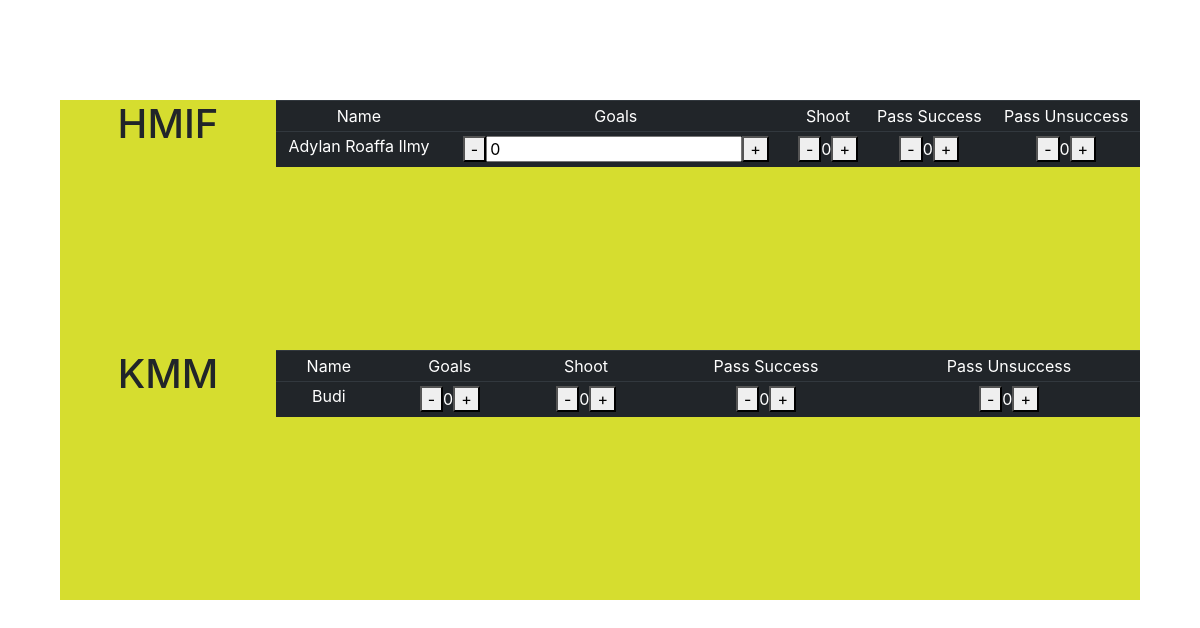
The app's page /match/1/ingame, older data.
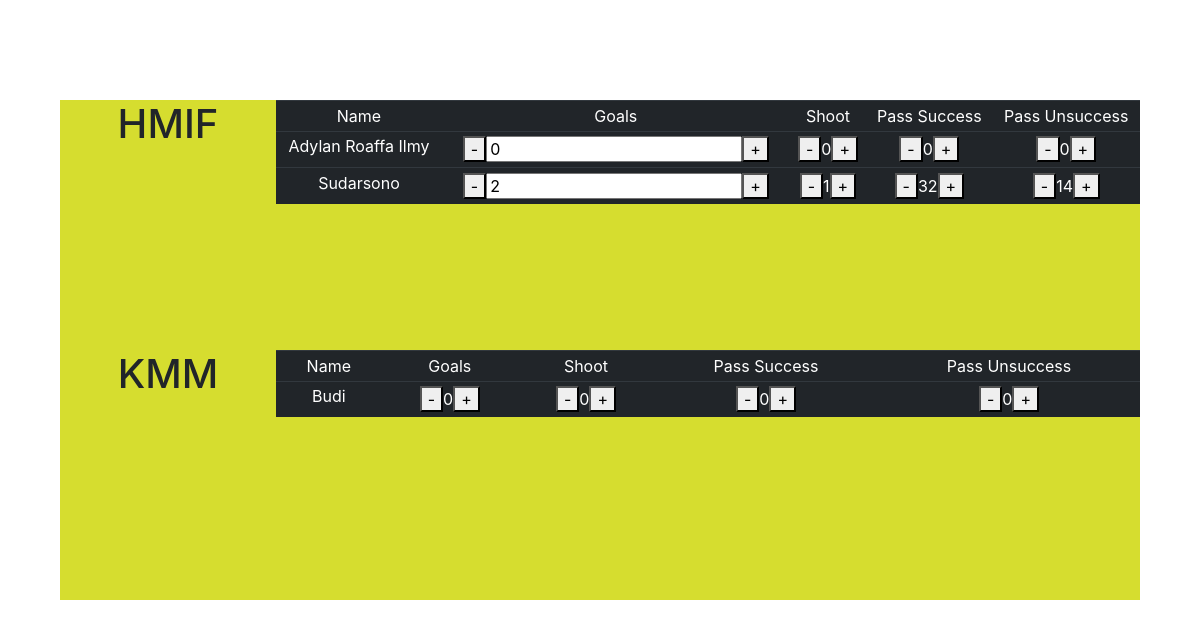
The same page, newer data.
### stats/models.py (models this page shows, shortened)
class Player(models.Model):
    class Meta:
        ordering = ['NIM',]
    NIM = models.IntegerField(primary_key=True)
    name = models.TextField()
    team = models.ForeignKey(Team, related_name="team", on_delete=models.CASCADE, null=True)
    goals = models.IntegerField(default=0)
    shoot = models.IntegerField(default=0)
    pass_succees = models.IntegerField(default=0)
    pass_unsuccess = models.IntegerField(default=0)

### stats/views.py (the view)
# urls.py: path('match/<int:pk>/ingame',views.MatchInGameView.as_view(), name ='match_in_game')
class MatchInGameView(DetailView):
    model = Match
    context_object_name = 'match'
    template_name = 'match_in_game.html'
    def get_context_data(self, **kwargs):
        context = super().get_context_data(**kwargs)
        context['home_team'] = Team.objects.get(id = self.object.home_team.id)
        context['home_team_players'] = Player.objects.filter(team=context['home_team'])
        context['away_team'] = Team.objects.get(id = self.object.away_team.id)
        context['away_team_players'] = Player.objects.filter(team=context['away_team'])
        return context

### templates/match_in_game.html
{% extends 'base.html' %}
{% block content %}
<div class="match_in_game">
      <div class="home_team">
        <div class="team_detail">
          <h1 class="text-center">{{ home_team.name }}</h1>
        </div>
        <div class="team_players">
          <table class="table table-dark text-center table-sm">
            <thead>
              <tr>
                <td>Name</td>
                <td>Goals</td>
                <td>Shoot</td>
                <td>Pass Success</td>
                <td>Pass Unsuccess</td>
              </tr>
            </thead>
            <tbody>
              {% for player in home_team_players %}
              <tr>
                <td>{{player.name}}</td>
                <td><button class="button-min">-</button><input type="number" value="{{player.goals}}"></input><button class="button-plus">+</button></td>
                <td><button>-</button><span>{{player.shoot}}</span><button>+</button></td>
                <td><button>-</button><span>{{player.pass_succees}}</span><button>+</button></td>
                <td><button>-</button><span>{{player.pass_unsuccess}}</span><button>+</button></td>
              </tr>
              {% endfor %}
            </tbody>
          </table>
        </div>
      </div>
      <div class="away_team ">
        <div class="team_detail">
          <h1 class="text-center">{{ away_team.name }}</h1>
        </div>
        <div class="team_players">
          <table class="table table-dark text-center table-sm">
            <thead>
              <tr>
                <td>Name</td>
                <td>Goals</td>
                <td>Shoot</td>
                <td>Pass Success</td>
                <td>Pass Unsuccess</td>
              </tr>
            </thead>
            <tbody>
              {% for player in away_team_players %}
              <tr>
                <td>{{player.name}}</td>
                <td><button>-</button><span>{{player.goals}}</span><button>+</button></td>
                <td><button>-</button><span>{{player.shoot}}</span><button>+</button></td>
                <td><button>-</button><span>{{player.pass_succees}}</span><button>+</button></td>
                <td><button>-</button><span>{{player.pass_unsuccess}}</span><button>+</button></td>
              </tr>
              {% endfor %}
            </tbody>
          </table>
        </div>
      </div>
  </div>
{% endblock content %}

Row changes from the older to the newer data that the page shows:
added Player: name "Sudarsono", goals "2", shoot "1", pass_succees "32", pass_unsuccess "14", shown under "HMIF"
